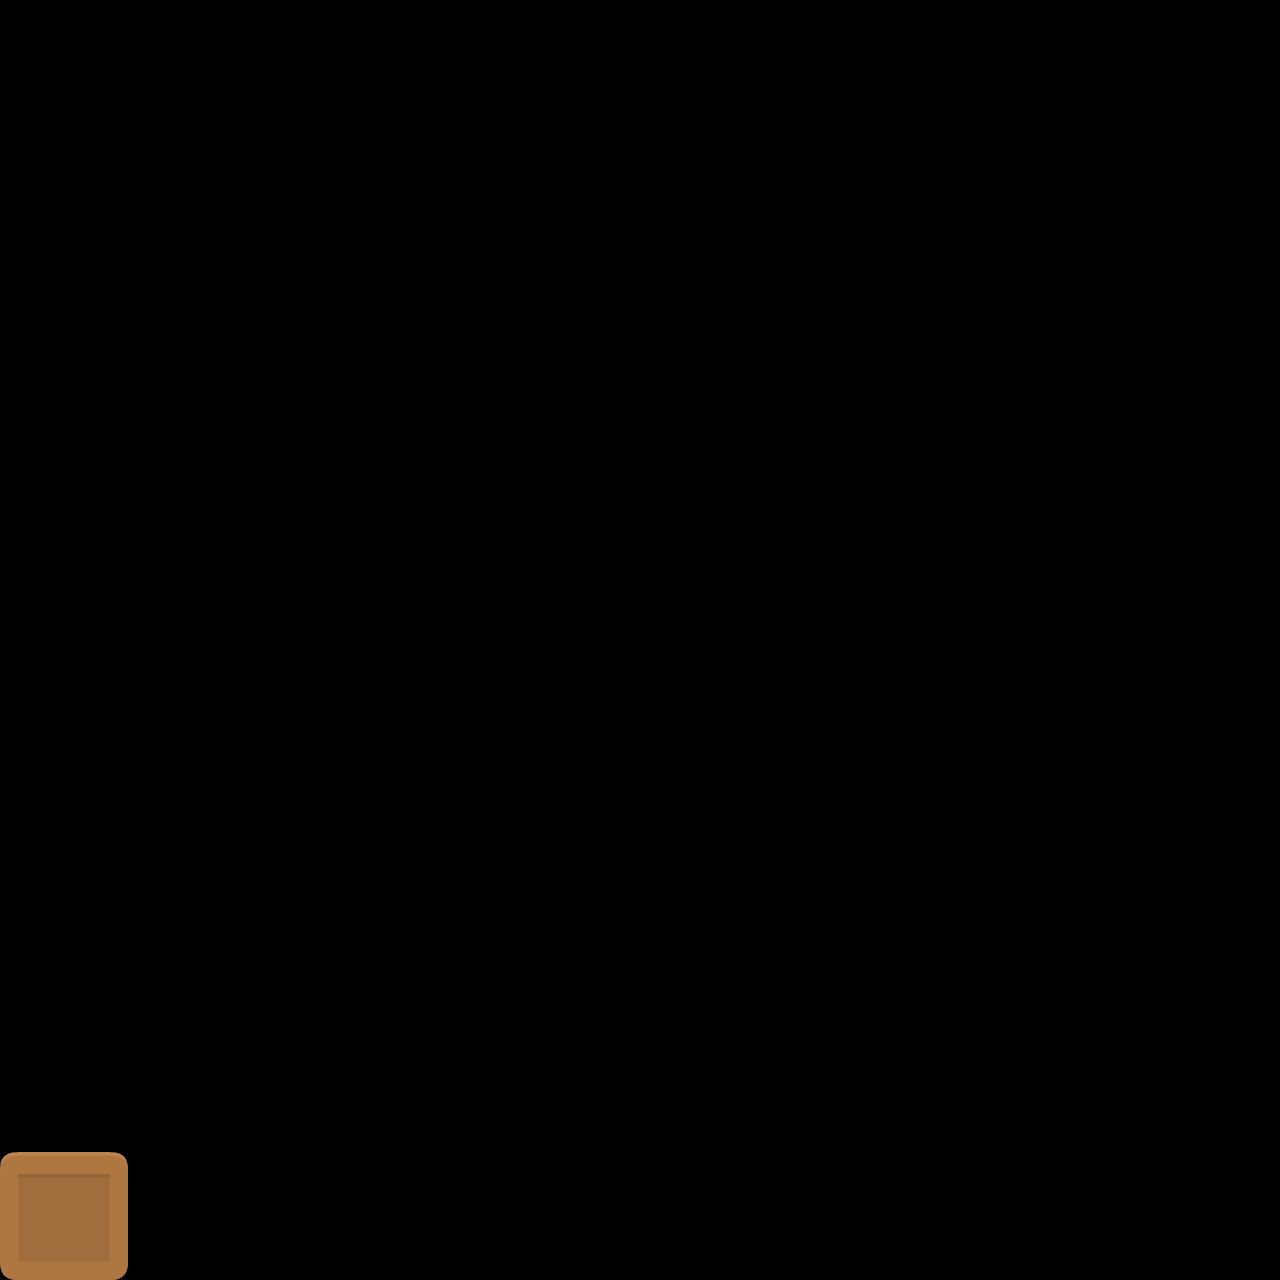

The image is a tile-based game level rendered from a .tmx file. Its description and complete source (layers, tilesets, objects, tile grids) follow:
An orthogonal 10x10 tile map with 128x128 px tiles, 1 tile layer (Blocking Sprites).

<map version="1.2" tiledversion="1.3.4" orientation="orthogonal" renderorder="left-up" width="10" height="10" tilewidth="128" tileheight="128" infinite="0" nextlayerid="2" nextobjectid="1">
 <tileset firstgid="1" name="tiles" tilewidth="128" tileheight="128" tilecount="1" columns="0">
  <grid orientation="orthogonal" width="1" height="1" />
  <tile id="0">
   <image width="128" height="128" source="../../arcade/resources/images/tiles/boxCrate.png" />
  </tile>
 </tileset>
 <layer id="1" name="Blocking Sprites" width="10" height="10">
  <data encoding="csv">
0,0,0,0,0,0,0,0,0,0,
0,0,0,0,0,0,0,0,0,0,
0,0,0,0,0,0,0,0,0,0,
0,0,0,0,0,0,0,0,0,0,
0,0,0,0,0,0,0,0,0,0,
0,0,0,0,0,0,0,0,0,0,
0,0,0,0,0,0,0,0,0,0,
0,0,0,0,0,0,0,0,0,0,
0,0,0,0,0,0,0,0,0,0,
1,0,0,0,0,0,0,0,0,0
</data>
 </layer>
</map>
